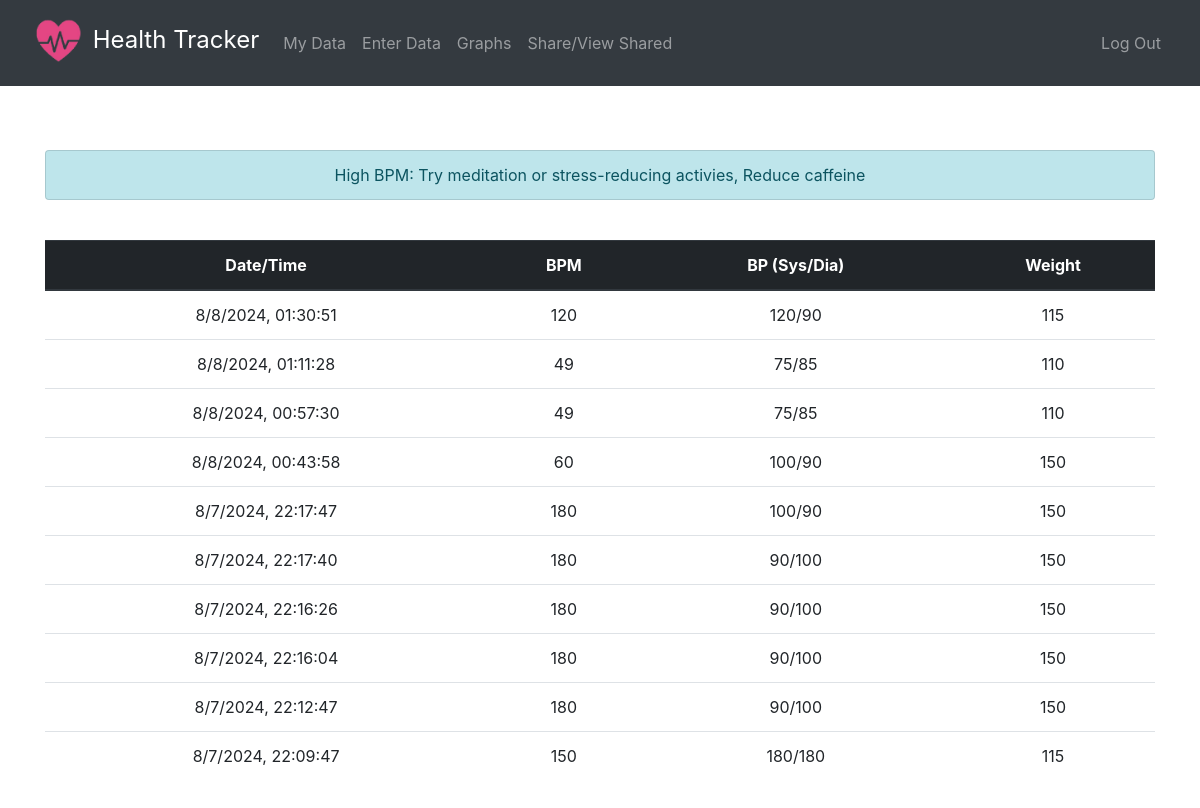
The page / (signed in) on the database its author committed.
### tables this page shows
CREATE TABLE records(id INTEGER PRIMARY KEY AUTOINCREMENT NOT NULL, bpm INTEGER, sys INTEGER, dia INTEGER, weight INTEGER, user_id INTEGER NOT NULL, year INTEGER NOT NULL, month INTEGER NOT NULL, day INTEGER NOT NULL, time TIME NOT NULL, FOREIGN KEY(user_id) REFERENCES users(id));

### app.py (the view)
@app.route('/')
@login_required
def index():
         session.pop("shared_view", None)
         conn = sqlite3.connect('health-tracker.db')
         cur = conn.cursor()
         cur.execute('''SELECT year, month, day, time, bpm, sys, dia, weight FROM records WHERE user_id = ?
                     ORDER BY year DESC, month DESC, day DESC, time DESC''', (session["user_id"],))
         rows = cur.fetchall()
         cur.execute('''SELECT dob_year, dob_month, dob_day FROM users WHERE id = ?''', (session["user_id"],))
         dob = cur.fetchone()
         dob_year = dob[0]
         dob_month = dob[1]
         dob_day = dob[2]
         cur.close()
         conn.close()
         age = calculate_age(dob_year, dob_month, dob_day)
         suggestions = get_suggestions(age)
         return render_template("index.html", rows=rows, suggestions=suggestions)

### app.py (called while the page is built)
@app.after_request
def after_request(response):
    response.headers["Cache-Control"] = "no-cache, no-store, must-revalidate"
    response.headers["Expires"] = 0
    response.headers["Pragma"] = "no-cache"
    return response

### helpers.py (called while the page is built)
def calculate_age(dob_year, dob_month, dob_day):
    today = datetime.today()
    age = today.year - dob_year
    if today.month < dob_month:
        age -= 1
    elif today.month == dob_month:
        if today.day < dob_day:
            age -=1
    return age

def login_required(f):
    @wraps(f)
    def decorated_function(*args, **kwargs):
        if session.get("user_id") is None:
            return redirect("/login")
        return f(*args, **kwargs)
    return decorated_function

### templates/index.html (shortened to what this page needs)
{% extends "layout.html" %}
{% block main %}
<p>
    <ul class="list-group">
    {% for suggestion in suggestions %}
        <li class="list-group-item list-group-item-info">{{ suggestion }}</li>
    {% endfor %}
    </ul>
</p>
<br>
<table class="table">
    <thead class="thead-dark">
        <tr>
            <th scope="column">Date/Time</th>
            <th scope="column">BPM</th>
            <th scope="column">BP (Sys/Dia)</th>
            <th scope="column">Weight</th>
        </tr>
    </thead>
    <tbody>
        {% for row in rows %}
        <tr>
            <td>{{ row[1] }}/{{ row[2] }}/{{ row[0] }}, {{ row[3] }}</td>
            <td>{{ row[4] }}</td>
            <td>{{ row[5] }}/{{ row[6] }}</td>
            <td>{{ row[7] }}</td>
        </tr>
    {% endfor %}
    </tbody>
</table>
{% endblock %}

### rows shown on the page
records: month "8", day "8", year "2024", time "01:30:51", bpm "120", sys "120", dia "90", weight "115"
records: month "8", day "8", year "2024", time "01:11:28", bpm "49", sys "75", dia "85", weight "110"
records: month "8", day "8", year "2024", time "00:57:30", bpm "49", sys "75", dia "85", weight "110"
records: month "8", day "8", year "2024", time "00:43:58", bpm "60", sys "100", dia "90", weight "150"
records: month "8", day "7", year "2024", time "22:17:47", bpm "180", sys "100", dia "90", weight "150"
records: month "8", day "7", year "2024", time "22:17:40", bpm "180", sys "90", dia "100", weight "150"
records: month "8", day "7", year "2024", time "22:16:26", bpm "180", sys "90", dia "100", weight "150"
records: month "8", day "7", year "2024", time "22:16:04", bpm "180", sys "90", dia "100", weight "150"
records: month "8", day "7", year "2024", time "22:12:47", bpm "180", sys "90", dia "100", weight "150"
records: month "8", day "7", year "2024", time "22:09:47", bpm "150", sys "180", dia "180", weight "115"

### other values the page prints
{{ suggestion }} "High BPM: Try meditation or stress-reducing activies, Reduce caffeine"
